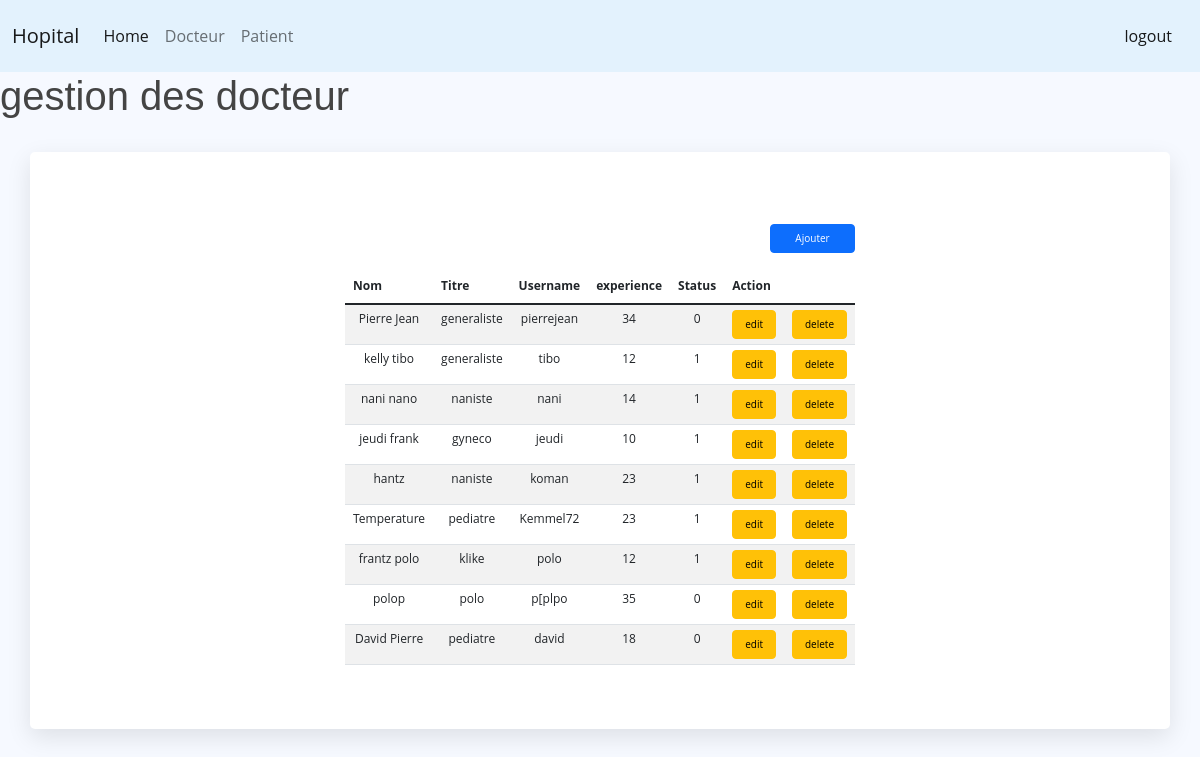
/doctor/medecin.php, run on the app's committed database.
### tables this page shows
CREATE TABLE `docteur` (
  `id` int(11) NOT NULL,
  `nom` varchar(50) NOT NULL,
  `username` varchar(50) NOT NULL,
  `password` varchar(50) NOT NULL,
  `date_naissance` date NOT NULL,
  `titre` varchar(50) NOT NULL DEFAULT 'generaliste',
  `experience` int(11) NOT NULL,
  `status` tinyint(1) NOT NULL,
  `prix_consultation` int(11) NOT NULL
);

### doctor/medecin.php (the view, shortened to what this page needs)
<?php include '../common/head.php'?>
<?php include '../connect.php' ?>
<?php $type='admin' ?>
<?php include_once '../common/navbar.php'?>
<h1>gestion des docteur</h1>
<section class="container">
    <div class="row list-el pt-4">
        <div class="col-6 offset-3">
            <div class="mb-2">
                <button type="button" class="col-2 offset-10 btn btn-primary bout" data-bs-toggle="modal"
                    data-bs-target="#ajouter">
                    Ajouter
                </button>
            </div>
            <div class="col-">
                <table class="table table-striped mt-3 datatable" id="datatable2">
                    <thead>
                        <tr>
                            <th scope="col">Nom</th>
                            <th scope="col">Titre</th>
                            <th scope="col">Username</th>
                            <th scope="col">experience</th>
                            <th scope="col">Status</th>
                            <th scope="col" colspan="2">Action</th>
                        </tr>
                    </thead>
                    <tbody id="sites-table">
                        <?php
				$selectAllDoctorQuery = mysqli_query($linkDB, "Select * from `docteur`");
				while($row = mysqli_fetch_array($selectAllDoctorQuery))
				{
                    ?>
                        <tr>
                            <td style="text-align:center;"> <?php echo $row['nom']?> </td>
                            <td style="text-align:center;"><?php echo $row['titre']?></td>
                            <td style="text-align:center;"><?php echo $row['username']?></td>
                            <td style="text-align:center;"><?php echo $row['experience']?></td>
                            <td style="text-align:center;"><?php echo $row['status']?></td>
                            <td style="text-align:center;"><button class="btn btn-warning bout" data-bs-toggle="modal"
                                    type="button" data-bs-target="#update_modal<?php echo $row['id']?>"> edit
                                </button>
                            </td>
                            <td style="text-align:center;"><button class="btn btn-warning bout"
                                    onclick="confirmerDel(<?php echo $row['id']?>)">delete </button> </td>
                        </tr>
                        <?php } ?>
                    </tbody>
                </table>
            </div>
        </div>
    </div>
</section>
<?php include '../common/footer.php'?>

### common/head.php (shortened to what this page needs)
<!doctype html>
<html lang="en">
<head>
    <link href="https://cdn.jsdelivr.net/npm/bootstrap@5.1.3/dist/css/bootstrap.min.css" rel="stylesheet"
>
    <link rel="stylesheet" href="../assets/style.css">
    <link rel="stylesheet" href="assets/style.css">
</head>
<body>

### common/navbar.php (shortened to what this page needs)
<nav class="navbar navbar-expand-lg navbar-light" style="background-color: #e3f2fd;">
    <div class="container-fluid">
        <a class="navbar-brand" href="#">Hopital</a>
        <div class="collapse navbar-collapse" id="navbarText">
            <ul class="navbar-nav me-auto mb-2 mb-lg-0">
                <li class="nav-item">
                    <a class="nav-link active" aria-current="page" href="../index.php">Home</a>
                </li>
                <?php if($type){ ?>
                <li class="nav-item">
                    <a class="nav-link" href="../doctor/medecin.php">Docteur</a>
                </li>
                <li class="nav-item">
                    <a class="nav-link" href="../patient/patientview.php">Patient</a>
                </li>
                <?php } ?>
            </ul>
            <span class="navbar-text">
                <a class="nav-link" href="../login.php">logout</a>
            </span>
        </div>
    </div>
</nav>

### common/footer.php (shortened to what this page needs)
</body>
</html>

### assets/style.css (style rules this page uses)
:root { scroll-behavior: smooth; }
body { font-family: "Open Sans", sans-serif; background: #f6f9ff; color: #444444; }
a { color: #4154f1; text-decoration: none; }
h1, h2, h3, h4, h5, h6 { font-family: "Nunito", sans-serif; }
.list-el { font-size: 12px; }
.list-el td { padding-top: 5px; padding-bottom: 5px; }
.bout { font-size: 10px; }
.container { margin-top: 2rem; padding: 3rem; background-color: #fff; border-radius: 5px; box-shadow: 0 0.5rem 1.5rem rgba(0, 0, 0, 0.1); }

### data on the page
docteur: nom "Pierre Jean", titre "generaliste", username "pierrejean", experience "34", status "0"
docteur: nom "kelly tibo", titre "generaliste", username "tibo", experience "12", status "1"
docteur: nom "nani nano", titre "naniste", username "nani", experience "14", status "1"
docteur: nom "jeudi frank", titre "gyneco", username "jeudi", experience "10", status "1"
docteur: nom "hantz", titre "naniste", username "koman", experience "23", status "1"
docteur: nom "Temperature", titre "pediatre", username "Kemmel72", experience "23", status "1"
docteur: nom "frantz polo", titre "klike", username "polo", experience "12", status "1"
docteur: nom "polop", titre "polo", username "p[plpo", experience "35", status "0"
docteur: nom "David Pierre", titre "pediatre", username "david", experience "18", status "0"
